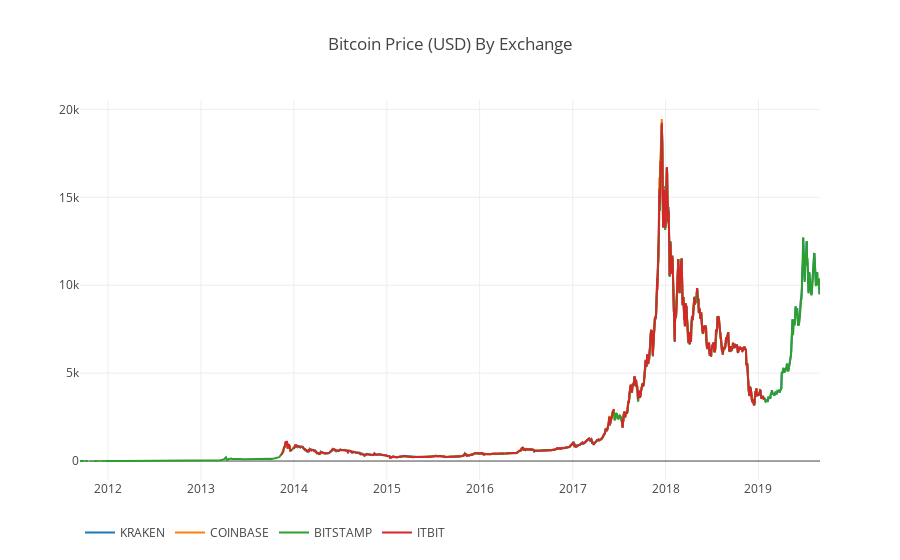

Source (notebook cell):
### Code cell
# Plot the revised dataframe
df_scatter(btc_usd_datasets, 'Bitcoin Price (USD) By Exchange')

### Figure 1 — Plotly figure (JSON) as saved in the notebook; plotly's stock layout.template omitted (floating-point values rounded to 4 significant figures; data arrays with more than 128 entries replaced by an {"elided": "..."} marker saying what was removed)
{"data": [{"name": "KRAKEN", "type": "scatter", "uid": "6576c7a3-1bba-4ebd-9be0-79b18e559c6c", "visible": true, "x": {"elided": "2910 str values"}, "y": {"elided": "2910 float values"}}, {"name": "COINBASE", "type": "scatter", "uid": "342cc789-a63d-411b-a8d1-ca152ecff505", "visible": true, "x": {"elided": "2910 str values"}, "y": {"elided": "2910 float values"}}, {"name": "BITSTAMP", "type": "scatter", "uid": "f5f6bdf5-ace7-4954-b4bc-130d2fe0dfaa", "visible": true, "x": {"elided": "2910 str values"}, "y": {"elided": "2910 float values"}}, {"name": "ITBIT", "type": "scatter", "uid": "36e72d49-0b0c-46e0-a9d9-220eee2765fa", "visible": true, "x": {"elided": "2910 str values"}, "y": {"elided": "2910 float values"}}], "layout": {"legend": {"orientation": "h"}, "title": {"text": "Bitcoin Price (USD) By Exchange"}, "xaxis": {"type": "date"}, "yaxis": {"showticklabels": true, "title": {"text": ""}, "type": "linear"}}}
